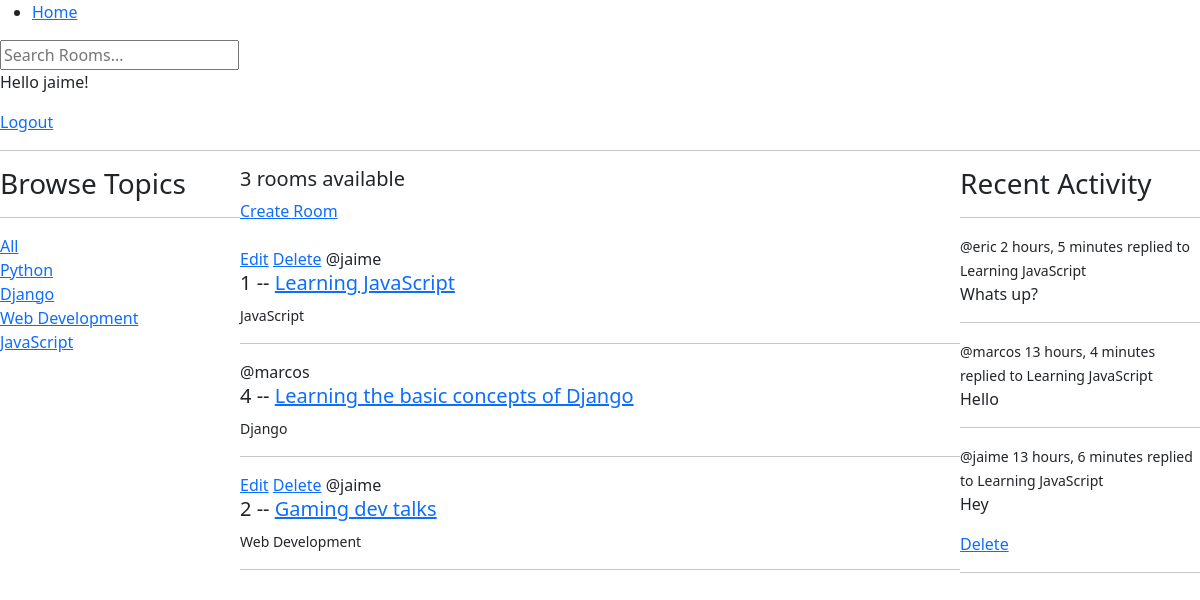
The app's page / (signed in) with its own data.
### base/models.py (models this page shows, shortened)
class Topic(models.Model):
    name = models.CharField(max_length=200)

class Room(models.Model):
    host =  models.ForeignKey(User, on_delete=models.SET_NULL, null=True)
    topic = models.ForeignKey(Topic, on_delete=models.SET_NULL, null=True)
    name = models.CharField(max_length=200)
    description = models.TextField(null=True, blank=True)
    participants = models.ManyToManyField(User, related_name='participants', blank=True)
    updated = models.DateTimeField(auto_now=True) # auto_now - retrieves the current date and time everytime
    created = models.DateTimeField(auto_now_add=True) # auto_now_add - retrieves the current date and time once
    class Meta:
        ordering = ['-updated', '-created']
    def __str__(self):
        return self.name

class Message(models.Model):
    user = models.ForeignKey(User, on_delete=models.CASCADE)
    room = models.ForeignKey(Room, on_delete=models.CASCADE)
    body = models.TextField()
    updated = models.DateTimeField(auto_now=True)
    created = models.DateTimeField(auto_now_add=True)
    class Meta:
        ordering = ['-updated', '-created']
    def __str__(self):
        return self.body[0:50]

### base/views.py (the view)
# urls.py: path('', views.home, name="home"),
def home(request):
    q = request.GET.get('q') if request.GET.get('q') != None else ''
    rooms = Room.objects.filter(
            Q(topic__name__icontains=q) |
            Q(name__icontains=q) |
            Q(description__icontains=q)
        )
    topics = Topic.objects.all()
    rooms_count = rooms.count()
    room_messages = Message.objects.filter(Q(room__topic__name__icontains=q))
    return render(request, 'base/home.html', {"rooms": rooms, "topics": topics, "rooms_count": rooms_count, "room_messages": room_messages})

### base/templates/base/home.html (shortened to what this page needs)
{% extends 'main.html' %}
{% block content %}
    <div class="home-container">
        <div>
            {% include 'base/topics_component.html' %}
        </div>
        <div>
            <h5>{{rooms_count}} rooms available</h5>
            <a href="{% url 'create-room' %}">Create Room</a><br><br>
            {% include 'base/feed_component.html' %}
        </div>
        <div>
            {% include 'base/activity_component.html' %}
        </div>
    </div>
{% endblock content %}

### templates/partials/navbar.html
<nav>
    <ul>
        <li><a href="{% url 'home' %}">Home</a></li>
    </ul>
    <form method="GET" action="{% url 'home' %}">
        <input type="text" name="q" placeholder="Search Rooms...">
    </form>
    {% if request.user.is_authenticated %}
    <p>Hello {{request.user}}!</p>
        <a href="{% url 'logout' %}">Logout</a>
    {% else %}
        <a href="{% url 'login' %}">Login</a>
    {% endif %}
</nav>
<hr>

### base/templates/base/topics_component.html
<h3>Browse Topics</h3>
<hr>
<div>
    <a href="{% url 'home' %}">All</a>
</div>
{% for topic in topics %}
    <div>
        <a href="{% url 'home' %}?q={{topic.name}}">{{topic.name}}</a>
    </div>
{% endfor %}

### base/templates/base/feed_component.html
<div>
    {% for room in rooms %}
        <div>
            {% if request.user == room.host %}
                <a href="{% url 'update-room' room.id %}">Edit</a>
                <a href="{% url 'delete-room' room.id %}">Delete</a>
            {% endif %}
            <span>@{{room.host.username}}</span>
            <h5>{{room.id}} -- <a href="{% url 'room' room.id%}">{{room.name}}</a></h5>
            <small>{{room.topic.name}}</small>
        </div>
        <hr>
    {% endfor %}
</div>

### base/templates/base/activity_component.html
<h3>Recent Activity</h3>
<hr>
{% for message in room_messages %}
    <div>
        <small>@{{message.user}}  {{message.created|timesince}}</small>
        <small>replied to {{message.room}}</small>
        <p>{{message}}</p>
        {% if request.user == message.user %}
            <a href="{% url 'delete-message' message.id %}">Delete</a>
        {% endif %}
        <hr>
    </div>
{% endfor %}

### base/templates/base/home.html (style rules this page uses)
.home-container { display: grid; grid-template-columns: 1fr 3fr 1fr; }

### records on screen
Topic: name "Python"
Topic: name "Django"
Topic: name "Web Development"
Topic: name "JavaScript"
Room: shows "Edit", host.username "jaime", id "1", name "Learning JavaScript", topic.name "JavaScript"
Room: host.username "marcos", id "4", name "Learning the basic concepts of Django", topic.name "Django"
Room: shows "Edit", host.username "jaime", id "2", name "Gaming dev talks", topic.name "Web Development"
Message: user "eric", created "2 hours, 5 minutes", room "Learning JavaScript", body "Whats up?"
Message: user "marcos", created "13 hours, 4 minutes", room "Learning JavaScript", body "Hello"
Message: user "jaime", created "13 hours, 6 minutes", room "Learning JavaScript", body "Hey", shows "Delete"

### other values on screen
{{ request.user }} "jaime"
{{ rooms_count }} "3"
